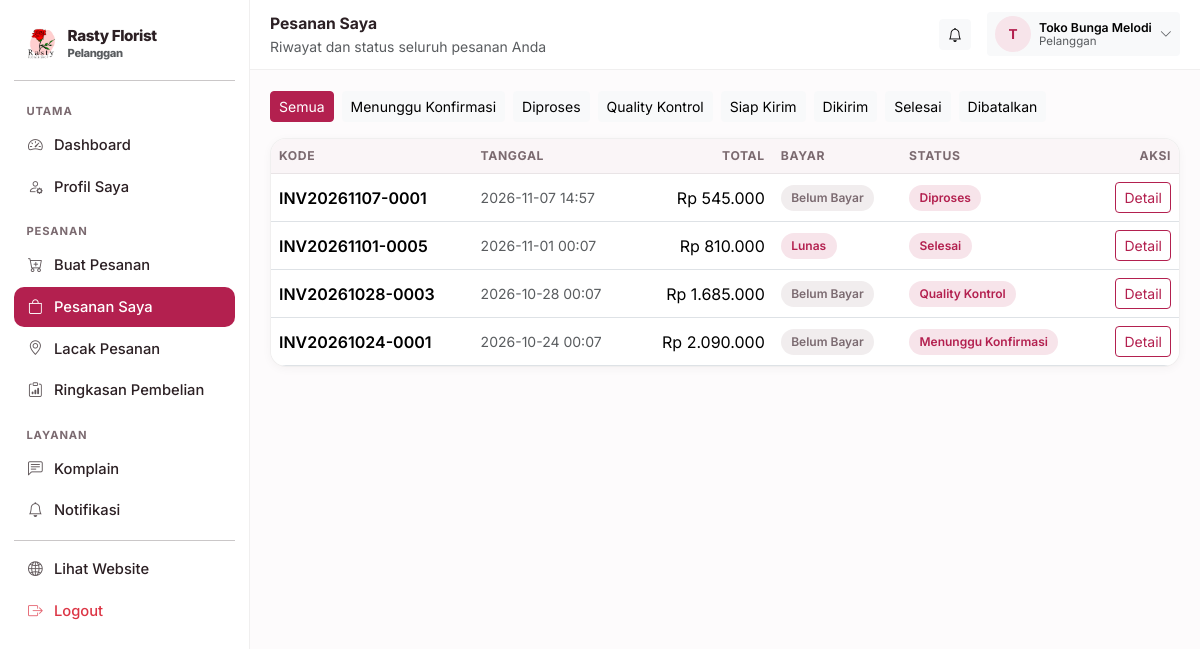
The app's page /pelanggan/pesanan (signed in) with its own data.
### tables this page shows
CREATE TABLE settings (
    key TEXT PRIMARY KEY,
    value TEXT
);

CREATE TABLE users (
    id INTEGER PRIMARY KEY AUTOINCREMENT,
    username TEXT UNIQUE NOT NULL,
    password_hash TEXT NOT NULL,
    nama TEXT NOT NULL,
    role TEXT NOT NULL,
    telepon TEXT DEFAULT '',
    email TEXT DEFAULT '',
    alamat TEXT DEFAULT '',
    aktif INTEGER NOT NULL DEFAULT 1,
    created_at TEXT NOT NULL
);

CREATE TABLE orders (
    id INTEGER PRIMARY KEY AUTOINCREMENT,
    kode TEXT UNIQUE NOT NULL,
    user_id INTEGER,
    nama_pelanggan TEXT NOT NULL,
    telepon TEXT DEFAULT '',
    alamat TEXT DEFAULT '',
    catatan TEXT DEFAULT '',
    subtotal INTEGER NOT NULL DEFAULT 0,
    ongkir INTEGER NOT NULL DEFAULT 0,
    total INTEGER NOT NULL DEFAULT 0,
    metode_bayar TEXT DEFAULT 'Transfer Bank',
    status TEXT NOT NULL DEFAULT 'Menunggu Konfirmasi',
    status_bayar TEXT NOT NULL DEFAULT 'Belum Bayar',
    pengiriman TEXT DEFAULT 'Dikirim',
    dibuat_oleh INTEGER,
    created_at TEXT NOT NULL,
    updated_at TEXT NOT NULL
, kode_lacak TEXT DEFAULT '');

### blueprints/customer.py (the view)
@bp.route("/pesanan")
def orders():
    user = helpers.current_user()
    status = request.args.get("status", "")
    sql = "SELECT * FROM orders WHERE user_id = ?"
    args = [user["id"]]
    if status:
        sql += " AND status = ?"
        args.append(status)
    sql += " ORDER BY id DESC"
    return render_template("customer/orders.html", orders=database.query(sql, args), status=status)

### blueprints/customer.py (called while the page is built)
@bp.before_request
@helpers.role_required("pelanggan")
def guard():
    pass

### db.py (called while the page is built)
def invoice_logo_px(settings=None):
    ukuran = (settings or all_settings()).get("invoice_logo_ukuran", "sedang")
    for kunci, _label, px in INVOICE_LOGO_UKURAN:
        if kunci == ukuran:
            return px
    return 64

def katalog_dari(settings):
    return {key: settings.get(key, "1") == "1" for key, _label, _ket in KATALOG_SEKSI}

def pengiriman_metode(settings=None):
    data = settings or all_settings()
    aktif = [label for key, label, _ket in PENGIRIMAN_METODE
             if data.get(key, "1") == "1"]
    return aktif or [PENGIRIMAN_METODE[1][1]]

def jam_harian(settings=None):
    data = settings or all_settings()
    hasil = {}
    for key, _label in HARI:
        buka, tutup = JAM_BAWAAN[key]
        hasil[key] = (data.get("jam_buka_" + key, buka), data.get("jam_tutup_" + key, tutup))
    return hasil

def jam_dari(settings):
    return {key: (settings.get("jam_buka_" + key, JAM_BAWAAN[key][0]),
                  settings.get("jam_tutup_" + key, JAM_BAWAAN[key][1]))
            for key, _label in HARI}

def _jam_teks(nilai):
    return nilai.replace(":", ".")

def jam_daftar(settings=None):
    data = settings or all_settings()
    jam = jam_dari(data)
    rows = []
    for key, label in HARI:
        buka, tutup = jam[key]
        rows.append({
            "key": key,
            "label": label,
            "buka": buka,
            "tutup": tutup,
            "tutup_hari": buka == tutup or not buka or not tutup,
            "teks": "%s – %s WIB" % (_jam_teks(buka), _jam_teks(tutup)),
        })
    return rows

def jam_ringkas(settings=None):
    rows = jam_daftar(settings)
    grup = []
    for row in rows:
        nilai = "Tutup" if row["tutup_hari"] else row["teks"]
        if grup and grup[-1][1] == nilai:
            grup[-1][2] = row["label"]
        else:
            grup.append([row["label"], nilai, row["label"]])
    hasil = []
    for awal, nilai, akhir in grup:
        label = awal if awal == akhir else "%s – %s" % (awal, akhir)
        hasil.append((label, nilai))
    return hasil

def toko_buka(settings=None, saat=None):
    saat = saat or datetime.now()
    key = HARI[saat.weekday()][0]
    buka, tutup = jam_harian(settings)[key]
    try:
        jam_buka = datetime.strptime(buka, "%H:%M").time()
        jam_tutup = datetime.strptime(tutup, "%H:%M").time()
    except ValueError:
        return False
    return jam_buka <= saat.time() <= jam_tutup

### templates/customer/orders.html (shortened to what this page needs)
{% extends "panel_base.html" %}
{% block heading %}Pesanan Saya{% endblock %}
{% block subheading %}Riwayat dan status seluruh pesanan Anda{% endblock %}
{% block content %}
<div class="d-flex flex-wrap gap-2 mb-3">
  <a class="btn btn-sm {{ 'btn-primary' if not status else 'btn-light' }}" href="{{ url_for('customer.orders') }}">Semua</a>
  {% for s in ORDER_STATUS %}
  <a class="btn btn-sm {{ 'btn-primary' if status == s else 'btn-light' }}" href="{{ url_for('customer.orders', status=s) }}">{{ s }}</a>
  {% endfor %}
</div>
<div class="rf-card p-0 overflow-hidden">
  <div class="table-responsive rf-scroll-x">
    <table class="table table-rf align-middle mb-0">
      <thead><tr><th>Kode</th><th>Tanggal</th><th class="text-end">Total</th><th>Bayar</th><th>Status</th><th class="text-end">Aksi</th></tr></thead>
      <tbody>
        {% for o in orders %}
        <tr>
          <td class="fw-semibold">{{ o.kode }}</td>
          <td class="small text-muted">{{ o.created_at[:16] }}</td>
          <td class="text-end">{{ rupiah(o.total) }}</td>
          <td><span class="rf-chip {{ 'gray' if o.status_bayar != 'Lunas' }}">{{ o.status_bayar }}</span></td>
          <td><span class="rf-chip">{{ o.status }}</span></td>
          <td class="text-end">
            <a class="btn btn-sm btn-outline-rf" href="{{ url_for('customer.order_detail', order_id=o.id) }}">Detail</a>
          </td>
        </tr>
        {% else %}
        <tr><td colspan="6"><div class="rf-empty">Belum ada pesanan pada filter ini.</div></td></tr>
        {% endfor %}
      </tbody>
    </table>
  </div>
</div>
{% endblock %}

### templates/panel_base.html (shortened to what this page needs)
<!doctype html>
<html lang="id">
<head>
  <link href="https://cdn.jsdelivr.net/npm/bootstrap@5.3.3/dist/css/bootstrap.min.css" rel="stylesheet">
  <link href="https://cdn.jsdelivr.net/npm/bootstrap-icons@1.11.3/font/bootstrap-icons.min.css" rel="stylesheet">
</head>
<body>
<div class="rf-shell">
  <aside class="rf-sidebar" id="rfSidebar">
    <a href="{{ panel_url }}" class="d-flex align-items-center gap-2 rf-brand px-2 py-2 mb-2">
      {% if settings.logo %}
        <img src="{{ url_for('static', filename='uploads/' + settings.logo) }}" alt="Logo">
      {% else %}
        <span class="rf-brand-mark">R</span>
      {% endif %}
      <div>
        <div style="font-size:.95rem;line-height:1.1">{{ settings.nama_toko }}</div>
        <div class="small text-muted" style="font-size:.7rem">{{ ROLE_LABEL.get(current_user.role, '') }}</div>
      </div>
    </a>
    <hr class="my-2">
    <ul class="nav flex-column">
      {% for grup, item_menu in menu %}
        {% set visible = item_menu | selectattr('2', 'in', features_aktif) | list %}
        {% if visible %}
          <li class="rf-sidebar-head">{{ grup }}</li>
          {% for label, endpoint, fitur, ikon in visible %}
          <li class="nav-item">
            <a class="nav-link {% if request.endpoint == endpoint %}active{% endif %}" href="{{ url_for(endpoint) }}">
              <span class="rf-ico"><i class="bi bi-{{ ikon }}"></i></span>
              <span>{{ label }}</span>
            </a>
          </li>
          {% endfor %}
        {% endif %}
      {% endfor %}
    </ul>
    <hr class="my-2">
    <ul class="nav flex-column">
      <li class="nav-item">
        <a class="nav-link" href="{{ url_for('public.index') }}" target="_blank">
          <span class="rf-ico"><i class="bi bi-globe2"></i></span><span>Lihat Website</span>
        </a>
      </li>
      <li class="nav-item">
        <a class="nav-link text-danger" href="{{ url_for('auth.logout') }}">
          <span class="rf-ico"><i class="bi bi-box-arrow-right"></i></span><span>Logout</span>
        </a>
      </li>
    </ul>
  </aside>
  <div class="rf-main">
    <div class="rf-topbar">
      <div class="flex-grow-1">
        <div class="fw-bold" style="font-size:.98rem">{% block heading %}Panel{% endblock %}</div>
        <div class="small text-muted">{% block subheading %}{% endblock %}</div>
      </div>
      <a href="{{ notif_url or url_for('public.index') }}" class="btn btn-sm btn-light position-relative">
        <i class="bi bi-bell"></i>
      </a>
      <div class="dropdown">
        <button class="btn btn-sm btn-light d-flex align-items-center gap-2 border-0" type="button"
                data-bs-toggle="dropdown" data-bs-display="static" aria-expanded="false">
          <span class="rf-avatar">{{ current_user.nama[:1]|upper }}</span>
          <span class="d-none d-md-block small text-start" style="line-height:1.1">
            <span class="fw-semibold d-block">{{ current_user.nama }}</span>
            <span class="text-muted d-block" style="font-size:.72rem">{{ ROLE_LABEL.get(current_user.role, '') }}</span>
          </span>
          <i class="bi bi-chevron-down small text-muted"></i>
        </button>
      </div>
    </div>
    <div class="rf-content">
      {% block content %}{% endblock %}
    </div>
  </div>
</div>
</body>
</html>

### records on screen
settings: value (picture)
settings: nama_toko "Rasty Florist"
users: get "Pelanggan", nama "T", nama "Toko Bunga Melodi"
orders: kode "INV20261107-0001", created_at "2026-11-07 14:57", total "Rp 545.000", status_bayar "Belum Bayar", status "Diproses"
orders: kode "INV20261101-0005", created_at "2026-11-01 00:07", total "Rp 810.000", status_bayar "Lunas", status "Selesai"
orders: kode "INV20261028-0003", created_at "2026-10-28 00:07", total "Rp 1.685.000", status_bayar "Belum Bayar", status "Quality Kontrol"
orders: kode "INV20261024-0001", created_at "2026-10-24 00:07", total "Rp 2.090.000", status_bayar "Belum Bayar", status "Menunggu Konfirmasi"

### other values on screen
{{ grup }} "UTAMA" "PESANAN" "LAYANAN"
{{ label }} "Dashboard" "Profil Saya" "Buat Pesanan" "Pesanan Saya" "Lacak Pesanan" "Ringkasan Pembelian" "Komplain" "Notifikasi"
{{ s }} "Menunggu Konfirmasi" "Diproses" "Quality Kontrol" "Siap Kirim" "Dikirim" "Selesai" "Dibatalkan"
